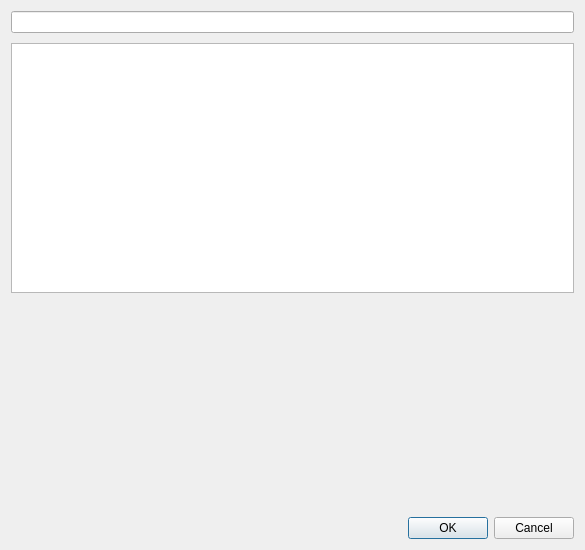
<?xml version="1.0" encoding="UTF-8"?>
<ui version="4.0">
 <class>EffectSelectDialog</class>
 <widget class="QDialog" name="EffectSelectDialog">
  <property name="geometry">
   <rect>
    <x>0</x>
    <y>0</y>
    <width>585</width>
    <height>550</height>
   </rect>
  </property>
  <property name="windowTitle">
   <string>Add effect</string>
  </property>
  <property name="modal">
   <bool>true</bool>
  </property>
  <layout class="QVBoxLayout" name="verticalLayout_2">
   <property name="spacing">
    <number>10</number>
   </property>
   <item>
    <widget class="QLineEdit" name="filterEdit"/>
   </item>
   <item>
    <widget class="RowTableView" name="pluginList">
     <property name="minimumSize">
      <size>
       <width>500</width>
       <height>250</height>
      </size>
     </property>
     <property name="editTriggers">
      <enum>QAbstractItemView::NoEditTriggers</enum>
     </property>
     <property name="horizontalScrollBarPolicy">
      <enum>Qt::ScrollBarAlwaysOff</enum>
     </property>
     <property name="selectionBehavior">
      <enum>QAbstractItemView::SelectRows</enum>
     </property>
     <property name="selectionMode">
      <enum>QAbstractItemView::SingleSelection</enum>
     </property>
     <property name="showGrid">
      <bool>false</bool>
     </property>
     <property name="sortingEnabled">
      <bool>true</bool>
     </property>
    </widget>
   </item>
   <item>
    <widget class="QScrollArea" name="scrollArea">
     <property name="frameShape">
      <enum>QFrame::NoFrame</enum>
     </property>
     <widget class="QWidget" name="scrollAreaWidgetContents">
      <property name="geometry">
       <rect>
        <x>0</x>
        <y>0</y>
        <width>497</width>
        <height>109</height>
       </rect>
      </property>
     </widget>
    </widget>
   </item>
   <item>
    <widget class="QDialogButtonBox" name="buttonBox">
     <property name="orientation">
      <enum>Qt::Horizontal</enum>
     </property>
     <property name="standardButtons">
      <set>QDialogButtonBox::Cancel|QDialogButtonBox::Ok</set>
     </property>
    </widget>
   </item>
  </layout>
 </widget>
 <resources/>
 <connections>
  <connection>
   <sender>buttonBox</sender>
   <signal>rejected()</signal>
   <receiver>EffectSelectDialog</receiver>
   <slot>reject()</slot>
   <hints>
    <hint type="sourcelabel">
     <x>316</x>
     <y>260</y>
    </hint>
    <hint type="destinationlabel">
     <x>286</x>
     <y>274</y>
    </hint>
   </hints>
  </connection>
 </connections>
 <customwidgets>
  <customwidget>
   <class>RowTableView</class>
   <extends>QTableView</extends>
   <header>RowTableView.h</header>
  </customwidget>
 </customwidgets>
</ui>
